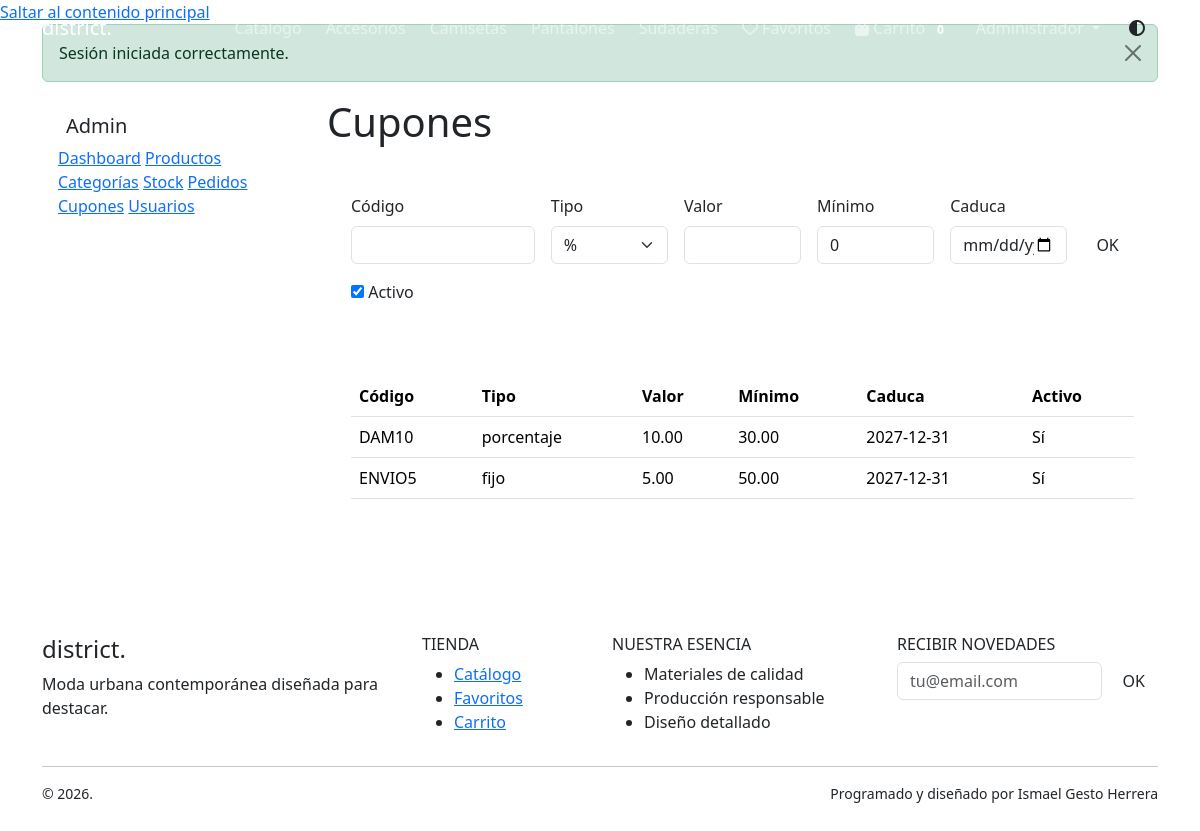
Page /admin/cupones.php (signed in) on the committed database.
### tables this page shows
CREATE TABLE categorias (
    id INT AUTO_INCREMENT PRIMARY KEY,
    nombre VARCHAR(100) NOT NULL UNIQUE,
    slug VARCHAR(120) NOT NULL UNIQUE,
    descripcion TEXT NULL,
    imagen VARCHAR(255) NULL,
    activa TINYINT(1) NOT NULL DEFAULT 1,
    creada_en TIMESTAMP DEFAULT CURRENT_TIMESTAMP
);

CREATE TABLE cupones (
    id INT AUTO_INCREMENT PRIMARY KEY,
    codigo VARCHAR(40) NOT NULL UNIQUE,
    tipo ENUM('porcentaje','fijo') NOT NULL DEFAULT 'porcentaje',
    valor DECIMAL(10,2) NOT NULL,
    minimo DECIMAL(10,2) NOT NULL DEFAULT 0,
    activo TINYINT(1) NOT NULL DEFAULT 1,
    caduca_en DATE NULL,
    creado_en TIMESTAMP DEFAULT CURRENT_TIMESTAMP
);

### php/config.php (called while the page is built, shortened)
<?php
function e(?string $value): string
{
    return htmlspecialchars($value ?? '', ENT_QUOTES, 'UTF-8');
}
function url(string $path = ''): string
{
    $base = rtrim(BASE_URL, '/');
    $path = ltrim($path, '/');
    if ($path === '') {
        return $base !== '' ? $base : '/';
    }
    return ($base !== '' ? $base : '') . '/' . $path;
}
function is_logged(): bool
{
    return isset($_SESSION['user']);
}
function current_user(): ?array
{
    return $_SESSION['user'] ?? null;
}
function get_flash_messages(): array
{
    $messages = $_SESSION['flash'] ?? [];
    return $messages;
}
function cart_count(): int
{
    $count = 0;
    return $count;
}

### admin/cupones.php (the view, shortened to what this page needs)
<?php
require_once __DIR__ . '/_header.php';
$coupons = $pdo->query('SELECT * FROM cupones ORDER BY creado_en DESC')->fetchAll();
?>
<h1 class="fw-black display-6 mb-4">Cupones</h1>
<div class="surface-card p-4 mb-4">
    <form method="post" class="row g-3">
        <div class="col-md-3"><label class="form-label">Código</label><input class="form-control" name="codigo" required></div>
        <div class="col-md-2"><label class="form-label">Tipo</label><select class="form-select" name="tipo"><option value="porcentaje">%</option><option value="fijo">€</option></select></div>
        <div class="col-md-2"><label class="form-label">Valor</label><input class="form-control" name="valor" type="number" step="0.01" required></div>
        <div class="col-md-2"><label class="form-label">Mínimo</label><input class="form-control" name="minimo" type="number" step="0.01" value="0"></div>
        <div class="col-md-2"><label class="form-label">Caduca</label><input class="form-control" name="caduca_en" type="date"></div>
        <div class="col-md-1 d-flex align-items-end"><button class="btn btn-accent">OK</button></div>
        <div class="col-12"><label><input type="checkbox" name="activo" checked> Activo</label></div>
    </form>
</div>
<div class="surface-card p-4">
    <table class="table"><thead><tr><th>Código</th><th>Tipo</th><th>Valor</th><th>Mínimo</th><th>Caduca</th><th>Activo</th></tr></thead><tbody><?php foreach ($coupons as $c): ?><tr><td><?= e($c['codigo']) ?></td><td><?= e($c['tipo']) ?></td><td><?= e($c['valor']) ?></td><td><?= e($c['minimo']) ?></td><td><?= e($c['caduca_en']) ?></td><td><?= $c['activo'] ? 'Sí' : 'No' ?></td></tr><?php endforeach; ?></tbody></table>
</div>
<?php require_once __DIR__ . '/_footer.php'; ?>

### php/header.php (shortened to what this page needs)
<?php
require_once __DIR__ . '/config.php';
$categoriesStmt = $pdo->query('SELECT nombre, slug FROM categorias WHERE activa = 1 ORDER BY nombre');
$navCategories = $categoriesStmt->fetchAll();
$appBaseUrl = rtrim(url(), '/');
?>
<!doctype html>
<html lang="es" data-theme="dark">
<head>
    <link href="https://cdn.jsdelivr.net/npm/bootstrap@5.3.3/dist/css/bootstrap.min.css" rel="stylesheet">
    <link href="https://cdnjs.cloudflare.com/ajax/libs/font-awesome/6.5.2/css/all.min.css" rel="stylesheet">
    <link href="<?= url('css/styles.css') ?>" rel="stylesheet">
</head>
<body data-base="<?= e($appBaseUrl) ?>">
<a href="#main-content" class="skip-link">Saltar al contenido principal</a>
<nav class="navbar navbar-expand-lg navbar-dark fixed-top glass-nav" aria-label="Navegación principal">
    <div class="container">
        <a class="navbar-brand fw-black tracking" href="<?= url('index.php') ?>">
            district<span class="accent-dot">.</span>
        </a>
        <div class="collapse navbar-collapse" id="mainNavbar">
            <ul class="navbar-nav ms-auto align-items-lg-center gap-lg-2">
                <li class="nav-item">
                    <a class="nav-link" href="<?= url('catalogo.php') ?>">Catálogo</a>
                </li>
                <?php foreach ($navCategories as $cat): ?>
                    <li class="nav-item d-none d-lg-block">
                        <a class="nav-link small" href="<?= e(url('catalogo.php?categoria=' . rawurlencode($cat['slug']))) ?>">
                            <?= e($cat['nombre']) ?>
                        </a>
                    </li>
                <?php endforeach; ?>
                <li class="nav-item">
                    <a class="nav-link" href="<?= url('favoritos.php') ?>">
                        <i class="fa-regular fa-heart"></i>
                        Favoritos
                    </a>
                </li>
                <li class="nav-item">
                    <a class="nav-link position-relative" href="<?= url('carrito.php') ?>">
                        <i class="fa-solid fa-bag-shopping"></i>
                        Carrito
                        <span class="cart-count badge rounded-pill bg-accent"><?= cart_count() ?></span>
                    </a>
                </li>
                <?php if (is_logged()): ?>
                    <li class="nav-item dropdown">
                        <a class="nav-link dropdown-toggle" href="#" role="button" data-bs-toggle="dropdown">
                            <?= e(current_user()['nombre']) ?>
                        </a>
                    </li>
                <?php else: ?>
                    <li class="nav-item">
                        <a class="btn btn-outline-light btn-sm" href="<?= url('login.php') ?>">Entrar</a>
                    </li>
                <?php endif; ?>
                <li class="nav-item">
                    <button class="btn btn-icon" id="themeToggle" type="button" aria-label="Cambiar tema">
                        <i class="fa-solid fa-circle-half-stroke"></i>
                    </button>
                </li>
            </ul>
        </div>
    </div>
</nav>
<main id="main-content" class="main-space">
    <div class="container flash-container">
        <?php foreach (get_flash_messages() as $message): ?>
            <div class="alert alert-<?= e($message['type']) ?> alert-dismissible fade show" role="alert">
                <?= e($message['message']) ?>
                <button type="button" class="btn-close" data-bs-dismiss="alert" aria-label="Cerrar"></button>
            </div>
        <?php endforeach; ?>
    </div>

### admin/_header.php (shortened to what this page needs)
<?php
require_once __DIR__ . '/../php/config.php';
require_once __DIR__ . '/../php/header.php';
?>
<div class="container">
    <div class="row g-4">
        <aside class="col-lg-3">
            <div class="surface-card p-3 admin-sidebar">
                <h2 class="h5 fw-black px-2">Admin</h2>
                <nav>
                    <a class="admin-link" href="<?= url('admin/index.php') ?>">Dashboard</a>
                    <a class="admin-link" href="<?= url('admin/productos.php') ?>">Productos</a>
                    <a class="admin-link" href="<?= url('admin/categorias.php') ?>">Categorías</a>
                    <a class="admin-link" href="<?= url('admin/stock.php') ?>">Stock</a>
                    <a class="admin-link" href="<?= url('admin/pedidos.php') ?>">Pedidos</a>
                    <a class="admin-link" href="<?= url('admin/cupones.php') ?>">Cupones</a>
                    <a class="admin-link" href="<?= url('admin/usuarios.php') ?>">Usuarios</a>
                </nav>
            </div>
        </aside>
        <section class="col-lg-9">

### admin/_footer.php
</section>
    </div>
</div>
<?php require_once __DIR__ . '/../php/footer.php'; ?>

### php/footer.php (shortened to what this page needs)
</main>
<footer class="site-footer mt-5">
    <div class="container py-5">
        <div class="row g-4">
            <div class="col-md-4">
                <h2 class="h4 fw-black">district<span class="accent-dot">.</span></h2>
                <p class="muted-text">Moda urbana contemporánea diseñada para destacar.</p>
            </div>
            <div class="col-md-2">
                <h3 class="h6 text-uppercase">Tienda</h3>
                <ul class="footer-list">
                    <li><a href="<?= url('catalogo.php') ?>">Catálogo</a></li>
                    <li><a href="<?= url('favoritos.php') ?>">Favoritos</a></li>
                    <li><a href="<?= url('carrito.php') ?>">Carrito</a></li>
                </ul>
            </div>
            <div class="col-md-3">
                <h3 class="h6 text-uppercase">Nuestra esencia</h3>
                <ul class="footer-list">
                    <li>Materiales de calidad</li>
                    <li>Producción responsable</li>
                    <li>Diseño detallado</li>
                </ul>
            </div>
            <div class="col-md-3">
                <h3 class="h6 text-uppercase">Recibir novedades</h3>
                <form class="d-flex gap-2" onsubmit="event.preventDefault(); showToast('Gracias por suscribirte', 'success');">
                    <input class="form-control" type="email" placeholder="tu@email.com" aria-label="Email newsletter" required>
                    <button class="btn btn-accent" type="submit">OK</button>
                </form>
            </div>
        </div>
        <hr class="footer-line">
        <div class="d-flex flex-column flex-md-row justify-content-between gap-2 small muted-text">
            <span>&copy; 2026.</span>
            <span>Programado y diseñado por Ismael Gesto Herrera</span>
        </div>
    </div>
</footer>
<div class="toast-container position-fixed bottom-0 end-0 p-3" id="toastArea"></div>
</body>
</html>

### rows in the picture
categorias: nombre "Accesorios"
categorias: nombre "Camisetas"
categorias: nombre "Pantalones"
categorias: nombre "Sudaderas"
cupones: codigo "DAM10", tipo "porcentaje", valor "10.00", minimo "30.00", caduca_en "2027-12-31", activo "Sí"
cupones: codigo "ENVIO5", tipo "fijo", valor "5.00", minimo "50.00", caduca_en "2027-12-31", activo "Sí"

### other values in the picture
cart_count() "0"
current_user()['nombre'] "Administrador"
$message['message'] "Sesión iniciada correctamente."
